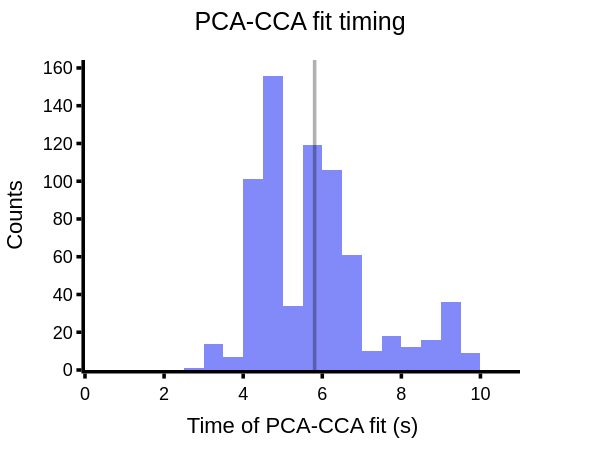

Source (notebook cell):
### Code cell
SCALE_FACTOR = 0.28
fig = px.histogram(ctc_timing_df[ctc_timing_df['Segment'] == 'CCA fit'], x='Time (s)', width=600, height=450)
# fig = px.box(fig_df, y='Score', x='Data', points='all', width=700, height=500, color_discrete_sequence=[px_colors[0], '#7F7F7F'])
fig.add_vline(x=ctc_timing_df[ctc_timing_df['Segment'] == 'CCA fit']['Time (s)'].mean(), line_color='black', opacity=0.3, line_width=1/SCALE_FACTOR)
fig.update_traces(opacity=0.8)
fig.update_layout(
    plot_bgcolor='white',
    legend=dict(
        orientation='h',
        yanchor='top',
        y=1.03,
        xanchor='left',
        x=0.02,
        title_text=''
    ),
    barmode='overlay',
    title_text=f'PCA-CCA fit timing',
    title_x=0.5,
    font=dict(size=18, family='Arial', color='black')
)
fig.update_xaxes(
    title='Time of PCA-CCA fit (s)',
    mirror=False,
    ticks='outside',
    showline=True,
    linecolor='black',
    tickcolor='black',
    linewidth=1/SCALE_FACTOR,
    tickwidth=1/SCALE_FACTOR,
    showgrid=False,
    range=[0,11],
)
fig.update_yaxes(
    title='Counts',
    mirror=False,
    ticks='outside',
    showline=True,
    linecolor='black',
    tickcolor='black',
    linewidth=1/SCALE_FACTOR,
    tickwidth=1/SCALE_FACTOR,
    showgrid=False,
    matches=None
)

fig.write_image(FIG_DIR / 'ctc_pca_cca_fit_timing.svg', scale=SCALE_FACTOR)
fig.show()

### Figure 1 — Plotly figure (JSON) as saved in the notebook; plotly's stock layout.template omitted (floating-point values rounded to 4 significant figures; data arrays with more than 128 entries replaced by an {"elided": "..."} marker saying what was removed)
{"data": [{"bingroup": "x", "hovertemplate": "Time (s)=%{x}<br>count=%{y}<extra></extra>", "legendgroup": "", "marker": {"color": "#636efa", "pattern": {"shape": ""}}, "name": "", "opacity": 0.8, "orientation": "v", "showlegend": false, "type": "histogram", "x": {"elided": "700 float values"}, "xaxis": "x", "yaxis": "y"}], "layout": {"barmode": "overlay", "font": {"color": "black", "family": "Arial", "size": 18}, "height": 450, "legend": {"orientation": "h", "title": {"text": ""}, "tracegroupgap": 0, "x": 0.02, "xanchor": "left", "y": 1.03, "yanchor": "top"}, "margin": {"t": 60}, "plot_bgcolor": "white", "shapes": [{"line": {"color": "black", "width": 3.571}, "opacity": 0.3, "type": "line", "x0": 5.807, "x1": 5.807, "xref": "x", "y0": 0, "y1": 1, "yref": "y domain"}], "title": {"text": "PCA-CCA fit timing", "x": 0.5}, "width": 600, "xaxis": {"anchor": "y", "domain": [0, 1], "linecolor": "black", "linewidth": 3.571, "mirror": false, "range": [0, 11], "showgrid": false, "showline": true, "tickcolor": "black", "ticks": "outside", "tickwidth": 3.571, "title": {"text": "Time of PCA-CCA fit (s)"}}, "yaxis": {"anchor": "x", "domain": [0, 1], "linecolor": "black", "linewidth": 3.571, "mirror": false, "showgrid": false, "showline": true, "tickcolor": "black", "ticks": "outside", "tickwidth": 3.571, "title": {"text": "Counts"}}}}
